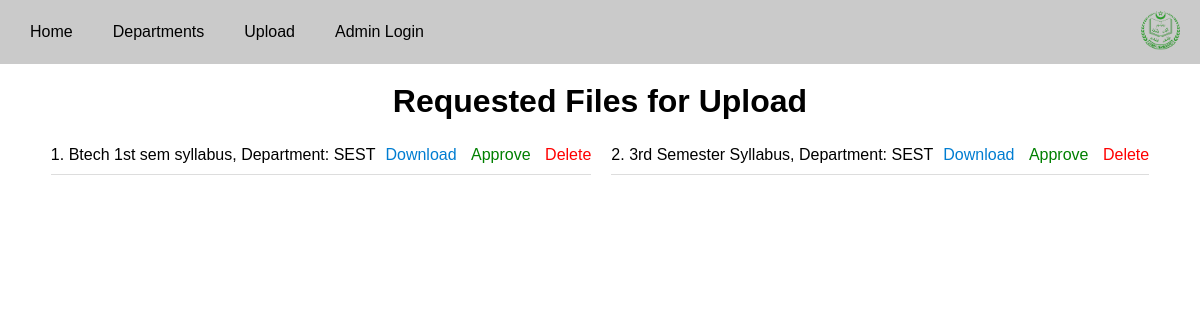
The page /admin/requests on the database as committed earlier.
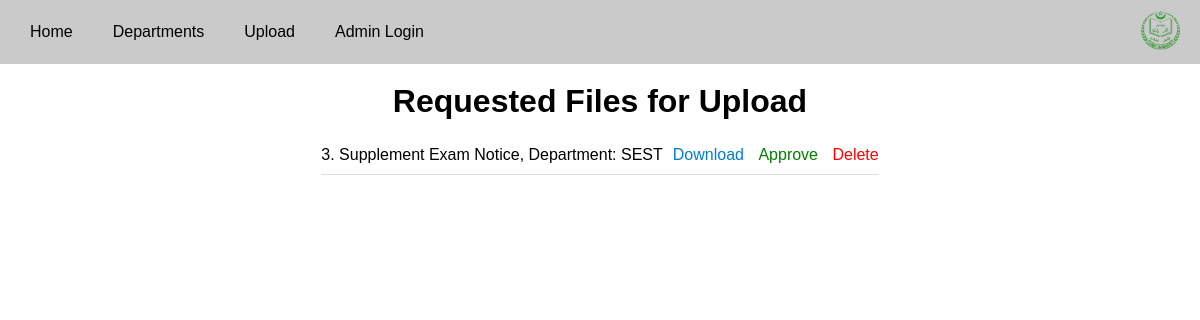
The same page on the database as committed later.
### website/models.py (models this page shows)
class File(db.Model):
    id = db.Column(db.Integer(),primary_key=True)
    file_name = db.Column(db.String(200))
    file_path = db.Column(db.String(50))
    dept = db.Column(db.String(100))
    file_status = db.Column(db.Boolean(), default=False)
    user_id = db.Column(db.Integer(), db.ForeignKey('user.id'))
    user = db.relationship('User', back_populates='files')

### website/views.py (the view)
@login_required
@admin_.route('/requests')
def file_requests():
    files=File.query.all()
    return render_template('request.html', files=files)

### website/templates/request.html (shortened to what this page needs)
{% extends "base.html" %}
{%block content%}
<div class="container">
    <div class="intro-div">
        <h1>Requested Files for Upload</h1>
    </div>
    <br>
    <div class="card-container">
        {% if files %}
            {% for file in files %}
                {% if file.file_status == False %}
                    <div class="file-container">
                        <div class="file-details">
                            <span>{{ file.id }}. {{ file.file_name }}, Department: {{ file.dept }}</span>
                            <div>
                                <a href="{{ url_for('static', filename='uploads/' ~ file.file_path) }}" download class="download-link">Download</a>
                                <a href="{{ url_for('admin_.file_approve', file_id=file.id) }}" class="approve-link">Approve</a>
                                <a href="#" class="delete-link">Delete</a>
                            </div>
                        </div>
                    </div>
                {% endif %}
            {% endfor %}
        {% else %}
            <br>
            <h3>No file uploaded, <a href="/upload">upload something</a>!</h3>
        {% endif %}
</div>
{%endblock%}

### website/templates/base.html (shortened to what this page needs)
<!DOCTYPE html>
<html lang="en">
<head>
    <link rel="stylesheet" href="../static/style.css">
</head>
<body>
    <nav class="navbar">
        <div class="navbar-container">
            <ul class="navbar-links">
                <li><a href="/">Home</a></li>
                <li><a href="/departments">Departments</a></li>
                <li><a href="/upload">Upload</a></li>
                {% if current_user.is_authenticated %}
                <li><a href="{{ url_for('admin_.logout') }}">Logout</a></li>
                <li><a href="{{ url_for('admin_.signup') }}">Add Admin</a></li>
                <li><a href="{{ url_for('admin_.file_requests') }}">Approval Requests</a></li>
                {% else %}
                <li><a href="/admin/login">Admin Login</a></li>
                {% endif %}
            </ul>
            <div class="navbar-logo">
                <img src="../static/logo.png" alt="logo">
            </div>
        </div>
    </nav>
    {%block content%} {%endblock%}
</body>
</html>

### website/static/style.css (style rules this page uses)
* { margin: 0; padding: 0; box-sizing: border-box; }
body { font-family: Arial, sans-serif; }
.navbar { background-color: #cacaca; padding: 10px 20px; }
.navbar-container { display: flex; justify-content: space-between; align-items: center; }
.navbar-links { list-style-type: none; display: flex; gap: 20px; }
.navbar-links li { display: inline; }
.navbar-links a { color: rgb(0, 0, 0); text-decoration: none; padding: 10px; }
.navbar-logo img { height: 40px; }
.intro-div { text-align: center; line-height: 34px; }
.container { padding: 20px; max-width: 1200px; margin: 0 auto; }
.card-container { display: flex; flex-wrap: wrap; gap: 20px; justify-content: center; }
.file-container { margin-bottom: 20px; }
.file-details { display: flex; align-items: center; justify-content: space-between; border-bottom: 1px solid #ddd; padding: 10px 0; }
.approve-link { color: green; text-decoration: none; margin-left: 10px; }
.delete-link { color: red; text-decoration: none; margin-left: 10px; }
.download-link { color: rgb(0, 125, 209); text-decoration: none; margin-left: 10px; }

Rows that differ between the two databases and show on the page:
no longer on this page (row edited): File: id "1", file_name "Btech 1st sem syllabus", dept "SEST"
no longer on this page (row edited): File: id "2", file_name "3rd Semester Syllabus", dept "SEST"
added File: id "3", file_name "Supplement Exam Notice", dept "SEST"
